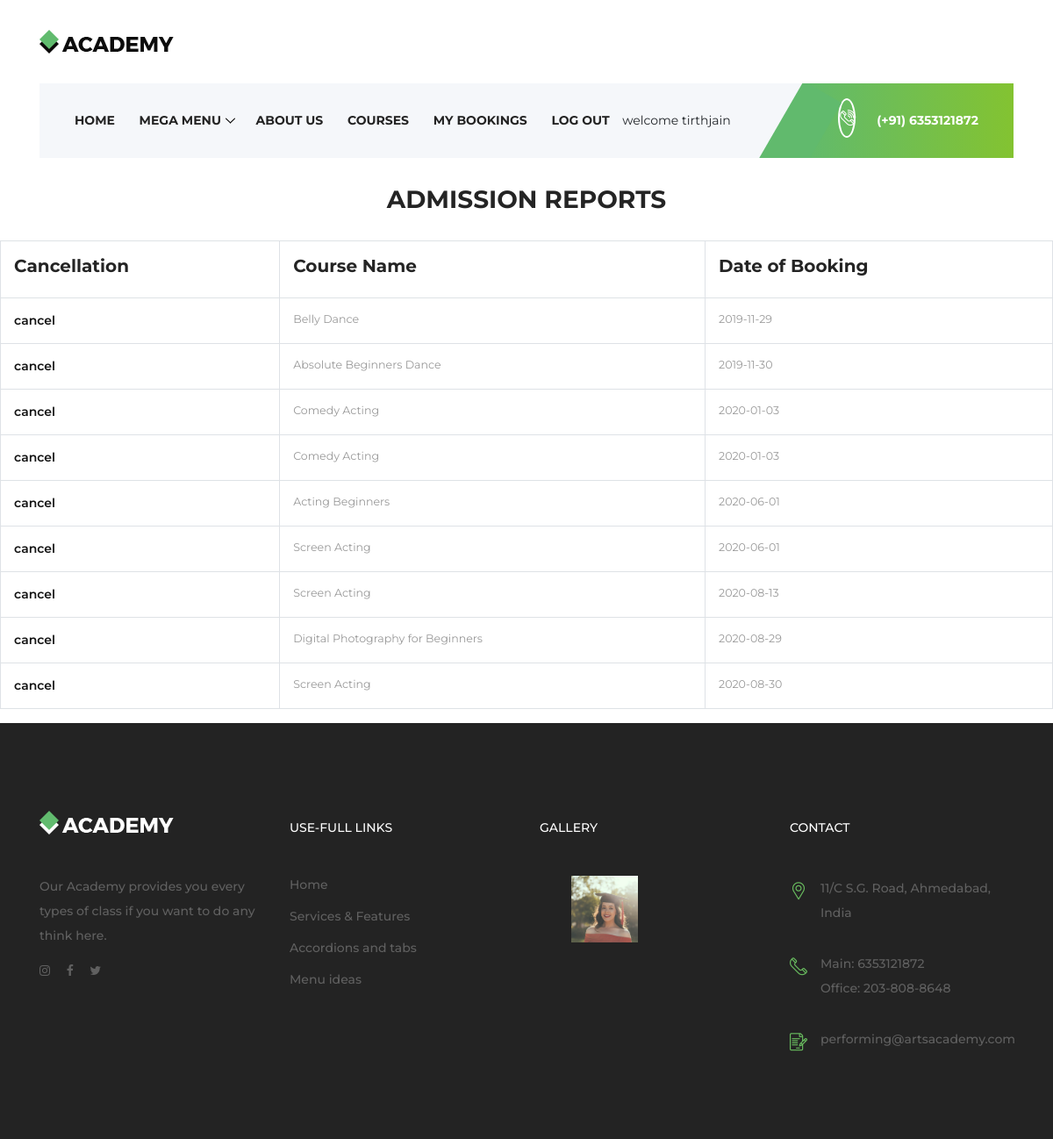
The page /order.php (signed in) on the database its author committed.
### tables this page shows
CREATE TABLE `booking` (
  `bid` int(6) NOT NULL,
  `scatname` varchar(50) NOT NULL,
  `date` date NOT NULL,
  `day` varchar(25) NOT NULL,
  `time` varchar(30) NOT NULL,
  `duration` varchar(20) NOT NULL,
  `price` varchar(10) NOT NULL,
  `scatimg` varchar(15) NOT NULL,
  `scatid` int(6) NOT NULL
);

CREATE TABLE `bookingdetails` (
  `id` int(6) NOT NULL,
  `bdid` int(6) NOT NULL,
  `bookingdate` date NOT NULL DEFAULT current_timestamp(),
  `userid` int(6) NOT NULL
);

### order.php (the view, shortened to what this page needs)
<!DOCTYPE html>
<html lang="en">
<head>
    <link rel="stylesheet" href="style1.css">
</head>
<body>
<?php
include_once("header1.php");
?>
<html>
<body>
<center>
<br>
<br>
<br>
<br>
<h3>ADMISSION REPORTS</h3>
</center>
<?php
@$userid=$_SESSION["userid"];
$cnn=mysqli_connect("localhost","root","","mcaproject");
 $result=$cnn->query("SELECT booking.scatname,bookingdetails.bookingdate,bookingdetails.id from booking JOIN bookingdetails WHERE bookingdetails.bdid = booking.bid AND bookingdetails.userid = '{$userid}'");
$str="<br><table class='table  table-bordered table-hover'><tr>
<th><h5>Cancellation</h5></th>
<th><h5>Course Name</h5></th>
<th><h5>Date of Booking</h5></th></tr>";
while($row=@$result->fetch_assoc())
{
    $str.="<tr>
    <td><a href='order.php?tid=".@$row["id"]."'>cancel</a></td>
    <td>".$row["scatname"]."</td>
    <td>".$row["bookingdate"]."</td>
    </tr>";
}
$str.="</table>";
echo $str;
?>
</body>
</html>
<?php
include_once("Footer.php")
?>

### style1.css (style rules this page uses)
* { margin: 0; padding: 0; }
body { font-family: "Montserrat", sans-serif; font-size: 14px; }
h1, h2, h3, h4, h5, h6 { color: #242424; line-height: 1.3; font-weight: 700; }
a, a:hover, a:focus { -webkit-transition-duration: 500ms; transition-duration: 500ms; text-decoration: none; outline: 0 solid transparent; color: #141414; font-weight: 600; font-size: 14px; }

### style2.css (style rules this page uses)
html, body { font-size: 100%; background: #fff; font-family: 'Open Sans', sans-serif; }
h1,h2,h3,h4,h5,h6 { font-family: 'Lato', sans-serif; margin:0; }
.table > thead > tr > th, .table > tbody > tr > th, .table > tfoot > tr > th, .table > thead > tr > td, .table > tbody > tr > td, .table > tfoot > tr > td { border-top: none !important; }
.table td, .table>tbody>tr>td, .table>tbody>tr>th, .table>tfoot>tr>td, .table>tfoot>tr>th, .table>thead>tr>td, .table>thead>tr>th { padding: 15px!important; }
.table > thead > tr > th, .table > tbody > tr > th, .table > tfoot > tr > th, .table > thead > tr > td, .table > tbody > tr > td, .table > tfoot > tr > td { font-size: 0.9em; color: #999; border-top: none !important; }

### rows shown on the page
booking: scatname "Belly Dance", bookingdetails.bookingdate "2019-11-29"
booking: scatname "Absolute Beginners Dance", bookingdetails.bookingdate "2019-11-30"
booking: scatname "Comedy Acting", bookingdetails.bookingdate "2020-01-03"
booking: scatname "Acting Beginners", bookingdetails.bookingdate "2020-06-01"
booking: scatname "Screen Acting", bookingdetails.bookingdate "2020-06-01", bookingdetails.bookingdate "2020-08-13"
booking: scatname "Digital Photography for Beginners", bookingdetails.bookingdate "2020-08-29"
booking: scatname "Screen Acting", bookingdetails.bookingdate "2020-08-30"

### other values the page prints
$userid "tirthjain"
